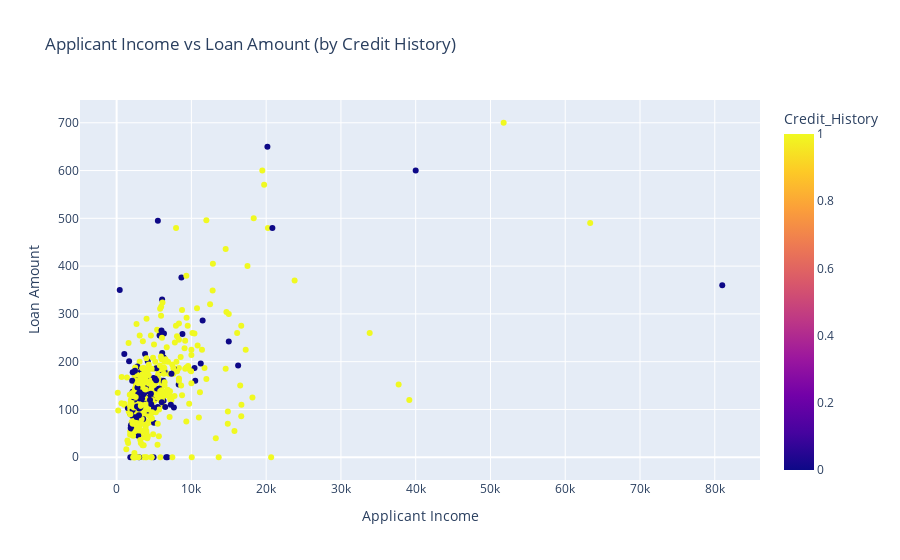

This figure's notebook cell:
### Code cell
# Create interactive scatter plot
fig = px.scatter(df, x='ApplicantIncome', y='LoanAmount', color='Credit_History',
                 title='Applicant Income vs Loan Amount (by Credit History)',
                 labels={'ApplicantIncome':'Applicant Income', 'LoanAmount':'Loan Amount'},
                 hover_data=['Credit_History'])

# Show the plot
fig.show()

### Figure 1 — Plotly figure (JSON) as saved in the notebook; plotly's stock layout.template omitted (floating-point values rounded to 4 significant figures; data arrays with more than 128 entries replaced by an {"elided": "..."} marker saying what was removed)
{"data": [{"customdata": {"elided": "614x1 int values"}, "hovertemplate": "Applicant Income=%{x}<br>Loan Amount=%{y}<br>Credit_History=%{marker.color}<extra></extra>", "legendgroup": "", "marker": {"color": {"elided": "614 int values"}, "coloraxis": "coloraxis", "symbol": "circle"}, "mode": "markers", "name": "", "orientation": "v", "showlegend": false, "type": "scatter", "x": {"elided": "614 int values"}, "xaxis": "x", "y": {"elided": "614 int values"}, "yaxis": "y"}], "layout": {"coloraxis": {"colorbar": {"title": {"text": "Credit_History"}}, "colorscale": [[0, "#0d0887"], [0.1111, "#46039f"], [0.2222, "#7201a8"], [0.3333, "#9c179e"], [0.4444, "#bd3786"], [0.5556, "#d8576b"], [0.6667, "#ed7953"], [0.7778, "#fb9f3a"], [0.8889, "#fdca26"], [1, "#f0f921"]]}, "legend": {"tracegroupgap": 0}, "title": {"text": "Applicant Income vs Loan Amount (by Credit History)"}, "xaxis": {"anchor": "y", "domain": [0, 1], "title": {"text": "Applicant Income"}}, "yaxis": {"anchor": "x", "domain": [0, 1], "title": {"text": "Loan Amount"}}}}
